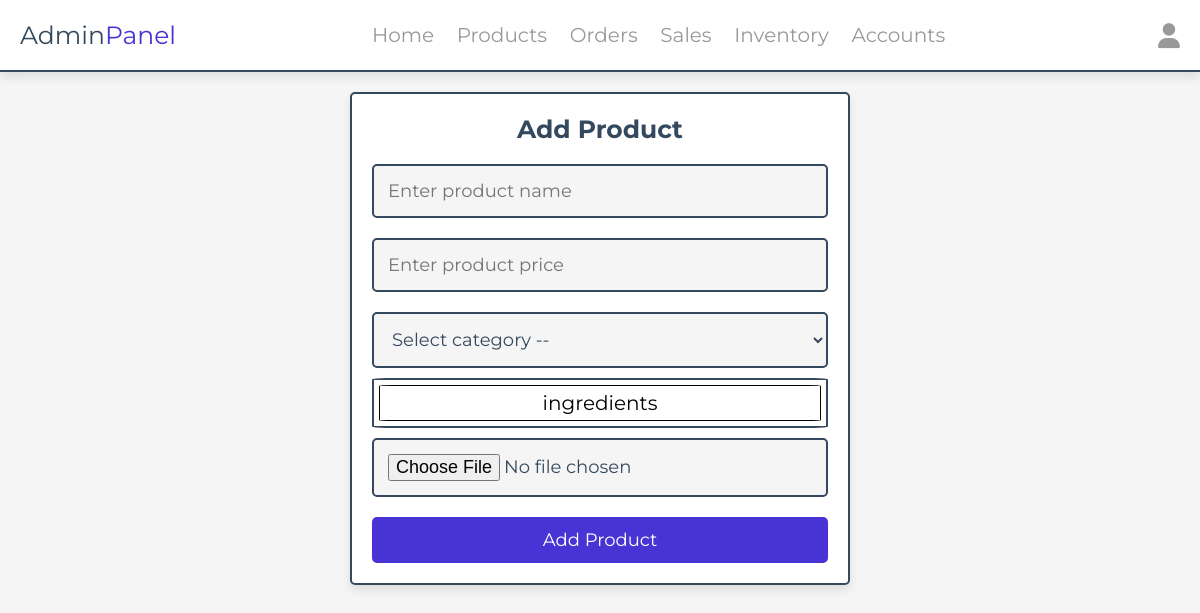
/admin/add_products.php (signed in), run on an earlier commit of the app's database.
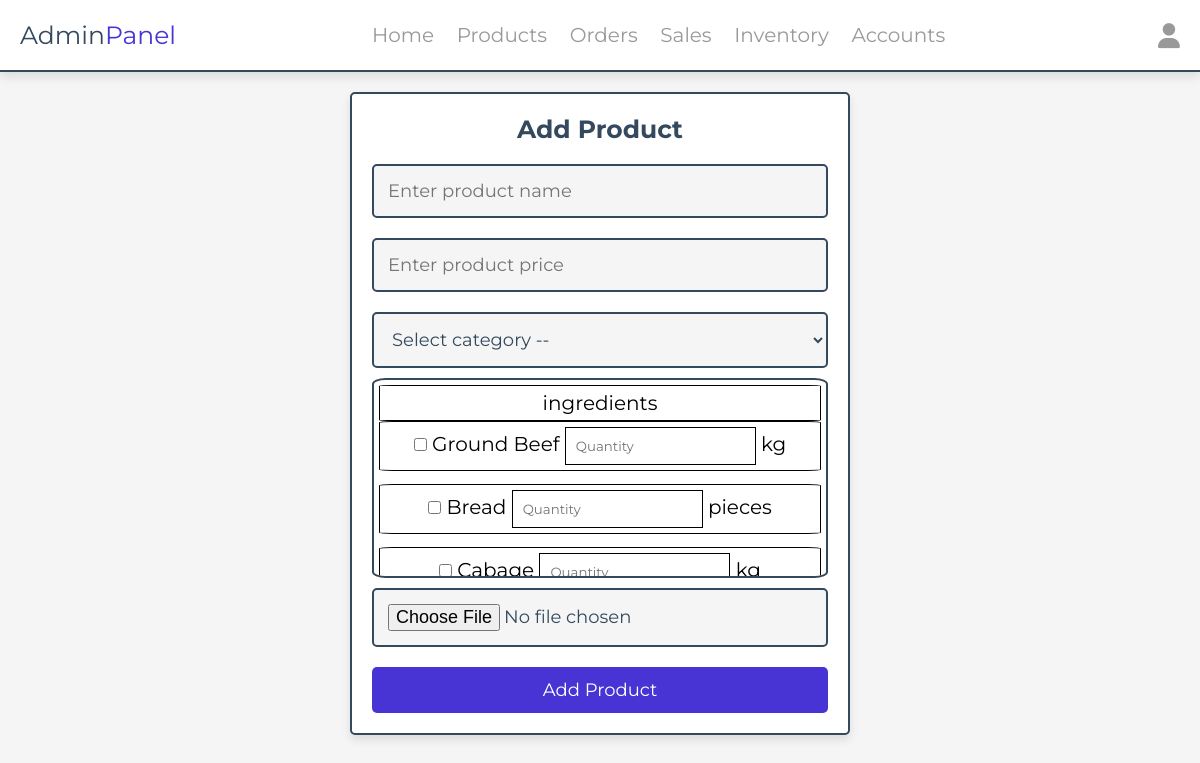
And on a later commit of the database.
### tables this page shows
CREATE TABLE `ingredients` (
  `id` int(11) NOT NULL,
  `name` varchar(255) NOT NULL,
  `quantity` decimal(10,2) NOT NULL DEFAULT 0.00,
  `unit` varchar(50) NOT NULL
);

### admin/add_products.php (the view, shortened to what this page needs)
<?php
include '../components/connect.php';
$stmt = $conn->query("SELECT id, name, unit FROM ingredients");
$ingredientsData = $stmt->fetchAll(PDO::FETCH_ASSOC);
?>
<!DOCTYPE html>
<html lang="en">
<head>
    <link rel="stylesheet" href="https://cdnjs.cloudflare.com/ajax/libs/font-awesome/6.1.1/css/all.min.css">
    <link href="https://cdnjs.cloudflare.com/ajax/libs/select2/4.1.0/css/select2.min.css" rel="stylesheet" />
    <link rel="stylesheet" href="../css/admin_style.css">
</head>
<body>
    <?php include '../components/admin_header.php' ?>
    <section class="add-products">
        <form action="" method="POST" enctype="multipart/form-data">
            <h3>Add product</h3>
            <input type="text" required placeholder="Enter product name" name="name" maxlength="100" class="box">
            <input type="number" min="0" max="9999999999" required placeholder="Enter product price" name="price"
                onkeypress="if(this.value.length == 10) return false;" class="box">
            <select name="category" class="box" required>
                <option value="" disabled selected>Select category --</option>
            </select>
            <div class="ingredient-checkboxes">
                <label for="ingredients">ingredients</label>
                <?php foreach ($ingredientsData as $ingredient) : ?>
                <label>
                    <input type="checkbox" name="ingredients[]" value="<?php echo $ingredient['id']; ?>" class="check">
                    <?php echo $ingredient['name']; ?>
                    <input type="number" name="ingredient_quantity[]" placeholder="Quantity" min="0" step="0.1"class="quanti">
                    <?php echo $ingredient['unit']; ?>
                </label>
                <br>
                <?php endforeach; ?>
            </div>
            <input type="file" name="image" class="box" accept="image/jpg, image/jpeg, image/png, image/webp" required>
            <input type="submit" value="Add product" name="add_product" class="btn">
        </form>
    </section>
</body>
</html>

What changed in the data, as far as the page shows it:
added ingredients: name "Ground Beef", unit "kg"
added ingredients: name "Bread", unit "pieces"
added ingredients: name "Cabage", unit "kg"
